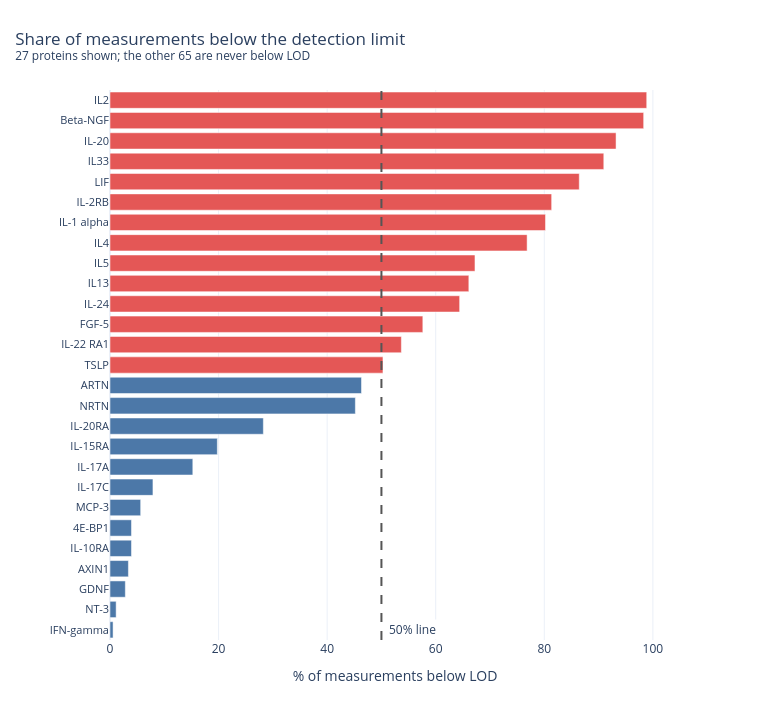

Here is the notebook cell this chart was saved with:
### Code cell
share = (below * 100).sort_values()
never = (share == 0).sum()
share = share[share > 0]                       # proteins never below LOD are left out of the chart
colour = ["#E45756" if v > 50 else "#4C78A8" for v in share]

fig = go.Figure(go.Bar(x=share.values, y=share.index, orientation="h", marker_color=colour))
fig.add_vline(x=50, line_dash="dash", line_color="#555555")
fig.add_annotation(x=50, y=0, yref="paper", text="50% line", showarrow=False, xanchor="left",
                   yanchor="bottom", xshift=6, bgcolor="white")
fig.update_layout(
    template="plotly_white", width=760, height=720,
    title=dict(text=f"Share of measurements below the detection limit<br>"
                    f"<sup>{len(share)} proteins shown; the other {never} are never below LOD</sup>", x=0.02),
    xaxis=dict(title="% of measurements below LOD", range=[0, 105]),
    yaxis=dict(tickfont=dict(size=11)),
    margin=dict(l=110, t=90),
)
fig.show()

### Figure 1 — Plotly figure (JSON) as saved in the notebook; plotly's stock layout.template omitted (floating-point values rounded to 4 significant figures)
{"data": [{"marker": {"color": ["#4C78A8", "#4C78A8", "#4C78A8", "#4C78A8", "#4C78A8", "#4C78A8", "#4C78A8", "#4C78A8", "#4C78A8", "#4C78A8", "#4C78A8", "#4C78A8", "#4C78A8", "#E45756", "#E45756", "#E45756", "#E45756", "#E45756", "#E45756", "#E45756", "#E45756", "#E45756", "#E45756", "#E45756", "#E45756", "#E45756", "#E45756"]}, "orientation": "h", "type": "bar", "x": [0.565, 1.13, 2.825, 3.39, 3.955, 3.955, 5.65, 7.91, 15.25, 19.77, 28.25, 45.2, 46.33, 50.28, 53.67, 57.63, 64.41, 66.1, 67.23, 76.84, 80.23, 81.36, 86.44, 90.96, 93.22, 98.31, 98.87], "y": ["IFN-gamma", "NT-3", "GDNF", "AXIN1", "IL-10RA", "4E-BP1", "MCP-3", "IL-17C", "IL-17A", "IL-15RA", "IL-20RA", "NRTN", "ARTN", "TSLP", "IL-22 RA1", "FGF-5", "IL-24", "IL13", "IL5", "IL4", "IL-1 alpha", "IL-2RB", "LIF", "IL33", "IL-20", "Beta-NGF", "IL2"]}], "layout": {"annotations": [{"bgcolor": "white", "showarrow": false, "text": "50% line", "x": 50, "xanchor": "left", "xshift": 6, "y": 0, "yanchor": "bottom", "yref": "paper"}], "height": 720, "margin": {"l": 110, "t": 90}, "shapes": [{"line": {"color": "#555555", "dash": "dash"}, "type": "line", "x0": 50, "x1": 50, "xref": "x", "y0": 0, "y1": 1, "yref": "y domain"}], "title": {"text": "Share of measurements below the detection limit<br><sup>27 proteins shown; the other 65 are never below LOD</sup>", "x": 0.02}, "width": 760, "xaxis": {"range": [0, 105], "title": {"text": "% of measurements below LOD"}}, "yaxis": {"tickfont": {"size": 11}}}}
